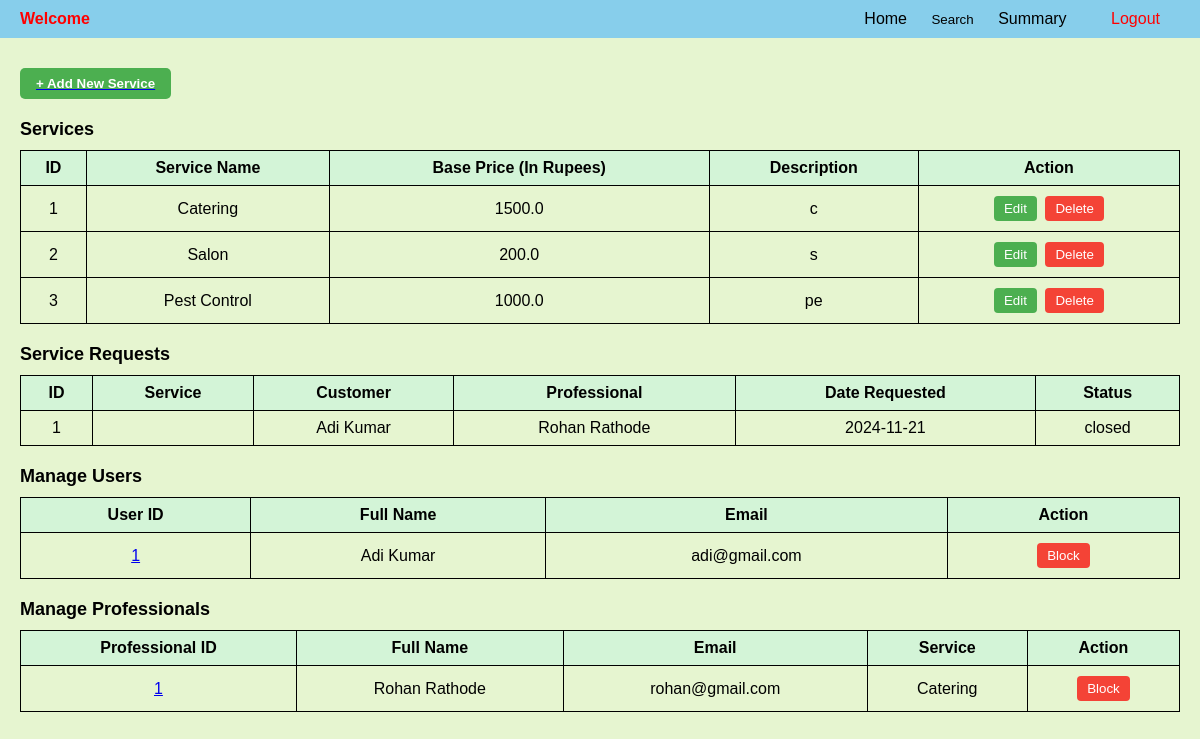
The page /admin on the database its author committed.
### backend/models.py (models this page shows)
class Service(db.Model):
    __tablename__="service"
    id=db.Column(db.Integer,primary_key=True)
    name=db.Column(db.String,unique=True,nullable=False)
    baseprice=db.Column(db.Float, default=0.0)
    desc=db.Column(db.String,nullable=False)
    professionals=db.relationship('Prof_Info', back_populates='service',cascade='all,delete')

class Service_req(db.Model):
    __tablename__="service_req"
    id=db.Column(db.Integer,primary_key=True)
    service_id=db.Column(db.Integer, db.ForeignKey("service.id"),nullable=False)
    cust_id=db.Column(db.Integer, db.ForeignKey("user_info.id"),nullable=False)
    prof_id=db.Column(db.Integer, db.ForeignKey("prof_info.id"),nullable=False)
    date_of_req=db.Column(db.DateTime,nullable=False)
    date_of_comp=db.Column(db.DateTime,nullable=True)
    status=db.Column(db.String, nullable=False, default="Pending")
    remarks = db.Column(db.String, nullable=True)
    rating = db.Column(db.Integer, nullable=True)
    service = db.relationship("Service", backref="service_req")
    customer = db.relationship("User_Info", backref="service_req")
    professional = db.relationship("Prof_Info", backref="service_req")

class User_Info(db.Model):
    __tablename__="user_info"
    id=db.Column(db.Integer,primary_key=True)
    email=db.Column(db.String,unique=True,nullable=False)
    password=db.Column(db.String,nullable=False)
    role=db.Column(db.Integer,default=1)
    full_name=db.Column(db.String,nullable=False)
    location=db.Column(db.String,nullable=False)
    pin_code=db.Column(db.Integer,nullable=False)
    user_status=db.Column(db.String,default='approved')
    phone=db.Column(db.Integer,nullable=False, unique=True)

class Prof_Info(db.Model):
    __tablename__="prof_info"
    id=db.Column(db.Integer,primary_key=True)
    email=db.Column(db.String,unique=True,nullable=False)
    password=db.Column(db.String,nullable=False)
    role=db.Column(db.Integer,default=2)
    full_name=db.Column(db.String,nullable=False)
    service_name=db.Column(db.Integer, db.ForeignKey("service.id"), nullable=False)
    experience=db.Column(db.Integer,nullable=False)
    location=db.Column(db.String,nullable=False)
    pin_code=db.Column(db.Integer,nullable=False)
    prof_status=db.Column(db.String,default='requested')#requested,approved,rejected,blocked
    service=db.relationship("Service",back_populates="professionals")
    phone=db.Column(db.Integer,nullable=False, unique=True)

### backend/controllers.py (the view)
@app.route("/admin")
def admin_dashboard():
    services=Service.query.all()
    professionals=Prof_Info.query.all()
    users=User_Info.query.all()
    service_requests = Service_req.query.all()
    return render_template("admin_dash.html", services=services, professionals=professionals, users=users, service_requests=service_requests)

### templates/admin_dash.html (shortened to what this page needs)
{% extends "admin_layout.html" %}
{% block content %}
</head>
<body>
    <div class="container">
        <a href="/service" type="button">
            <button type="submit" class="btn-add">+ Add New Service</button>
        </a>
        <div class="section-title">Services</div>
        {% if services %}
        <table class="table">
             <tr>
                <th>ID</th>
                <th>Service Name</th>
                <th>Base Price (In Rupees)</th>
                <th>Description</th>
                <th>Action</th>
             </tr>
             {% for service in services %}
             <tr>
                <td>{{ service.id }}</td>
                <td>{{ service.name }}</td>
                <td>{{ service.baseprice }}</td>
                <td>{{ service.desc }}</td>
                <td class="action-buttons">
                    <a href="/edit_service/{{service.id}}" type="button"><button class="btn-edit">Edit</button></a>
                    <form action="{{ url_for('delete_service', id=service.id) }}" method="POST" style="display: inline;">
                        <button type="submit" class="btn-delete" onclick="return confirm('Are you sure you want to delete this service?');">Delete</button>
                    </form>
                </td>
             </tr>
            {% endfor %}
        </table>
        {% else %}
        <h3 class="center" style="text-align: center;">No services are available</h3>
        {% endif %}
        <div class="section-title">Service Requests</div>
        {% if service_requests %}
        <table class="table">
            <thead>
                <tr>
                    <th>ID</th>
                    <th>Service</th>
                    <th>Customer</th>
                    <th>Professional</th>
                    <th>Date Requested</th>
                    <th>Status</th>
                </tr>
            </thead>
            <tbody>
                {% for request in service_requests %}
                <tr>
                    <td>{{ request.id }}</td>
                    <td>{{ request.service.name }}</td>
                    <td>{{ request.customer.full_name }}</td>
                    <td>{{ request.professional.full_name }}</td>
                    <td>{{ request.date_of_req.strftime('%Y-%m-%d') }}</td>
                    <td>{{ request.status }}</td>
                </tr>
                {% endfor %}
            </tbody>
        </table>
        {% else %}
        <h3 class="center" style="text-align: center;">No service requests have been made till now</h3>
        {% endif %}
        <div class="section-title">Manage Users</div>
        {% if users %}
        <table class="table">
            <tr>
                <th>User ID</th>
                <th>Full Name</th>
                <th>Email</th>
                <th>Action</th>
            </tr>
            {% for user_info in users %}
            <tr>
                <td><a href="{{ url_for('view_user_profile', id=user_info.id)}}">{{ user_info.id }}</a></td>
                <td>{{ user_info.full_name }}</td>
                <td>{{ user_info.email }}</td>
                <td class="action-buttons">
                    {% if user_info.user_status == 'approved' %}
                    <form action="{{url_for('block_user', id=user_info.id)}}" method="POST">
                        <button class="btn-block" onclick="return confirm('Are you sure you want to block this user?');">Block</button>
                    </form>
                    {% elif user_info.user_status == 'blocked' %}
                    <form action="{{url_for('unblock_user', id=user_info.id)}}" method="POST">
                        <button class="btn-block" onclick="return confirm('Are you sure you want to unblock this user?');">Unblock</button>
                    </form>
                     {% endif %}
                </td>
            </tr>
            {% endfor %}
        </table>
        {% else %}
        <h3 class="center" style="text-align: center;">No users are available</h3>
        {% endif %}
        <div class="section-title">Manage Professionals</div>
        {% if professionals %}
        <table class="table">
            <tr>
                <th>Professional ID</th>
                <th>Full Name</th>
                <th>Email</th>
                <th>Service</th>
                <th>Action</th>
            </tr>
            {% for prof_info in professionals %}
            <tr>
                <td><a href="/professional_profile/{{prof_info.id}}">{{ prof_info.id }}</a></td>
                <td>{{ prof_info.full_name }}</td>
                <td>{{ prof_info.email }}</td>
                <td>{{ prof_info.service.name }}</td>
                <td class="action-buttons">
                    {% if prof_info.prof_status == 'approved' %}
                    <form action="{{url_for('block_professional', id=prof_info.id)}}" method="POST">
                        <button class="btn-block" onclick="return confirm('Are you sure you want to block this professional?');">Block</button>
                    </form>
                    {% elif prof_info.prof_status == 'requested' %}
                        <form action="{{url_for('approve_professional', id=prof_info.id)}}" method="POST"><button class="btn-approve">Approve</button></form>
                        <form action="{{url_for('delete_professional', id=prof_info.id)}}" method="POST"><button class="btn-delete">Delete</button></form>
                    {% endif %}
                </td>
            </tr>
            {% endfor %}
        </table>
        {% else %}
        <h3 class="center" style="text-align: center;">No professionals are available</h3>
        {% endif %}
    </div>
</body>
</html>
{% endblock %}

### templates/admin_layout.html (style rules this page uses)
body { font-family: Arial, sans-serif; margin: 0; padding: 0; background-color: #e6f5d0; }

### templates/admin_dash.html (style rules this page uses)
.container { padding: 20px; }
.section-title { font-size: 18px; font-weight: bold; margin-top: 20px; }
.table { width: 100%; border-collapse: collapse; margin-top: 10px; }
.table th, .table td { border: 1px solid #000; padding: 8px; text-align: center; }
.table th { background-color: #d3f4d7; font-weight: bold; }
.action-buttons button { padding: 5px 10px; margin: 2px; border: none; border-radius: 4px; cursor: pointer; }
.btn-edit { background-color: #4CAF50; color: white; }
.btn-delete { background-color: #f44336; color: white; }
.btn-reject, .btn-block { background-color: #f44336; color: white; }
.btn-add { margin-top: 10px; padding: 8px 16px; background-color: #4CAF50; color: white; font-weight: bold; border: none; border-radius: 5px; cursor: pointer; display: block; }

### rows shown on the page
Service: id "1", name "Catering", baseprice "1500.0", desc "c"
Service: id "2", name "Salon", baseprice "200.0", desc "s"
Service: id "3", name "Pest Control", baseprice "1000.0", desc "pe"
Service_req: id "1", customer.full_name "Adi Kumar", professional.full_name "Rohan Rathode", date_of_req "2024-11-21", status "closed"
User_Info: id "1", full_name "Adi Kumar", email "adi@gmail.com"
Prof_Info: id "1", full_name "Rohan Rathode", email "rohan@gmail.com", service.name "Catering"
